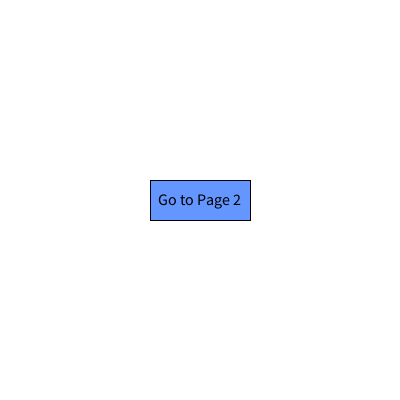
Frame 1 (no input)
Frame 60 (the mouse pressed at the canvas centre just before this capture): identical to frame 1, image omitted
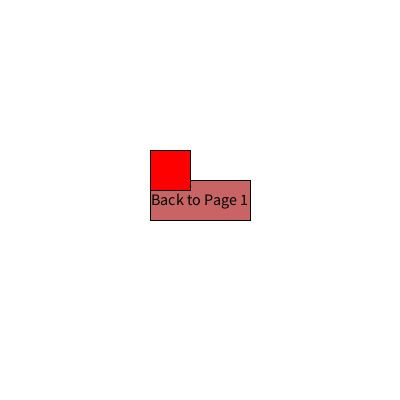
Frame 120 (the mouse held since frame 60 and released just before this capture)

The Processing sketch that drew these frames (run headless with seeded random() and noise(); from frame 60 on, the mouse is pressed at the canvas centre):

// Processing sketch: sketch_page_to_page_to_object
// ── sketch_page_to_page_to_object.pde
int currentPage = 1; // Initialize currentPage
Square square; // Square object
int lastClickTime = 0; // Store the last click time
final int DOUBLE_CLICK_DELAY = 200; // Time interval for double-click in milliseconds

void setup() {
  size(400, 400); // Set window size
  square = new Square(150, 150, 40); // Initialize square in the second page
}

void draw() {
  background(255);

  if (currentPage == 1) {
    drawPage1();
  } else if (currentPage == 2) {
    drawPage2();
  }
}

void drawPage1() {
  fill(100, 150, 255);
  rect(150, 180, 100, 40); // Button to go to Page 2
  fill(0);
  textAlign(CENTER);
  textSize(16);
  text("Go to Page 2", 200, 205); // Button label

  // Draw the square if it has been teleported back
  if (square != null && square.isTeleported) {
    square.display(); // Display the square
  }
}

void drawPage2() {
  fill(200, 100, 100);
  rect(150, 180, 100, 40); // Button to go back to Page 1
  fill(0);
  textAlign(CENTER);
  textSize(16);
  text("Back to Page 1", 200, 205); // Button label

  // Draw the square
  square.display(); // Display the square
}

void mousePressed() {
  if (currentPage == 1) {
    // Navigate to Page 2
    if (mouseX > 150 && mouseX < 250 && mouseY > 180 && mouseY < 220) {
      currentPage = 2;
    }
  } else if (currentPage == 2) {
    // Navigate back to Page 1
    if (mouseX > 150 && mouseX < 250 && mouseY > 180 && mouseY < 220) {
      currentPage = 1;
    } else if (square.contains(mouseX, mouseY)) {
      // Teleport square to Page 1
      currentPage = 1; // Go back to Page 1
      square.teleport(); // Teleport square back to Page 1
    }
  }
}

void mouseDragged() {
  // Allow moving the square only when on Page 1
  if (currentPage == 1 && square.isTeleported && square.contains(mouseX, mouseY)) {
    square.x = mouseX - square.size / 2; // Move square with mouse
    square.y = mouseY - square.size / 2;
  }
}

void mouseReleased() {
  // Check for double-click on the square in Page 1
  if (currentPage == 1 && square.isTeleported && square.contains(mouseX, mouseY)) {
    int currentTime = millis();
    if (currentTime - lastClickTime < DOUBLE_CLICK_DELAY) {
      square.teleportBack(); // Teleport back to Page 2
    }
    lastClickTime = currentTime; // Update the last click time
  }
}

// Square class to represent the square
class Square {
  float x, y; // Position
  float size; // Size
  boolean isTeleported = false; // Track if the square has been teleported

  Square(float x, float y, float size) {
    this.x = x;
    this.y = y;
    this.size = size;
  }

  void display() {
    fill(255, 0, 0); // Red color
    rect(x, y, size, size); // Draw the square
  }

  boolean contains(float mx, float my) {
    return (mx > x && mx < x + size && my > y && my < y + size);
  }

  void teleport() {
    isTeleported = true; // Mark the square as teleported
    x = random(50, 350); // Random position in the first page
    y = random(50, 350);
  }

  void teleportBack() {
    isTeleported = false; // Mark the square as not teleported
    x = 150; // Reset position or set to initial position in the second page
    y = 150;
  }
}
